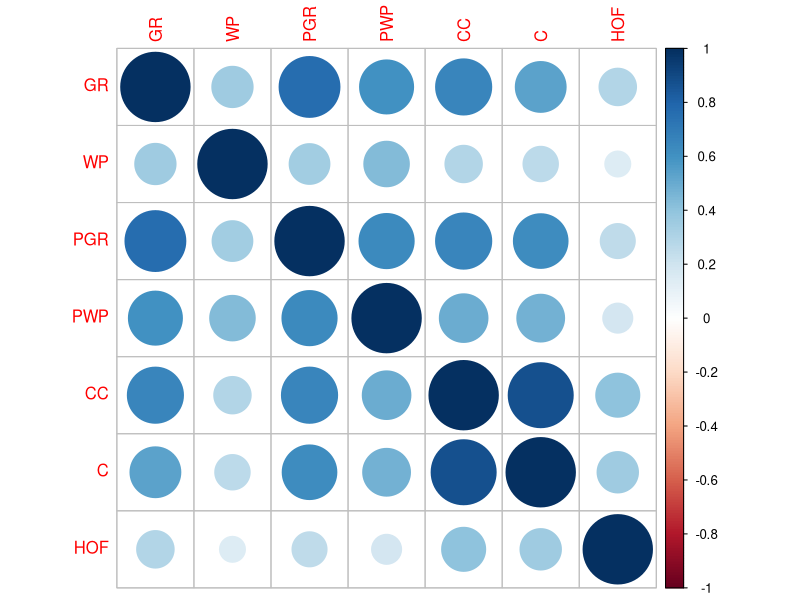
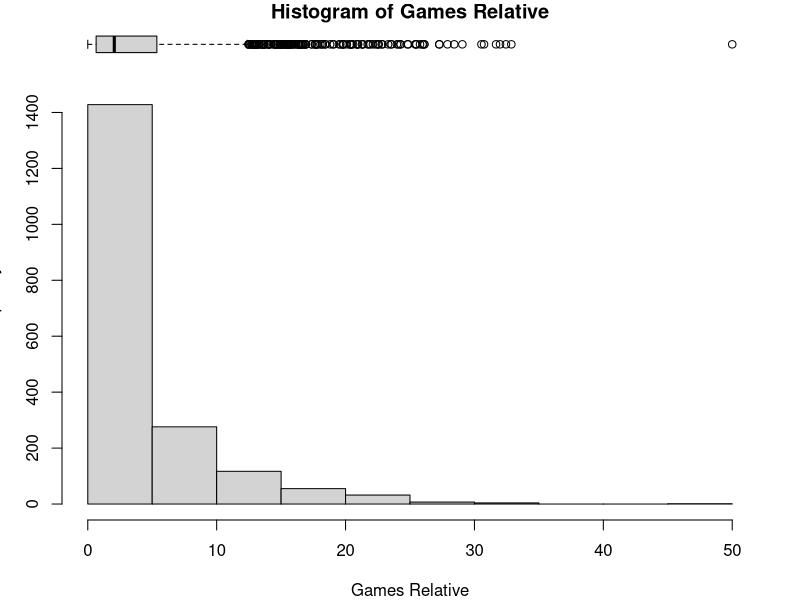
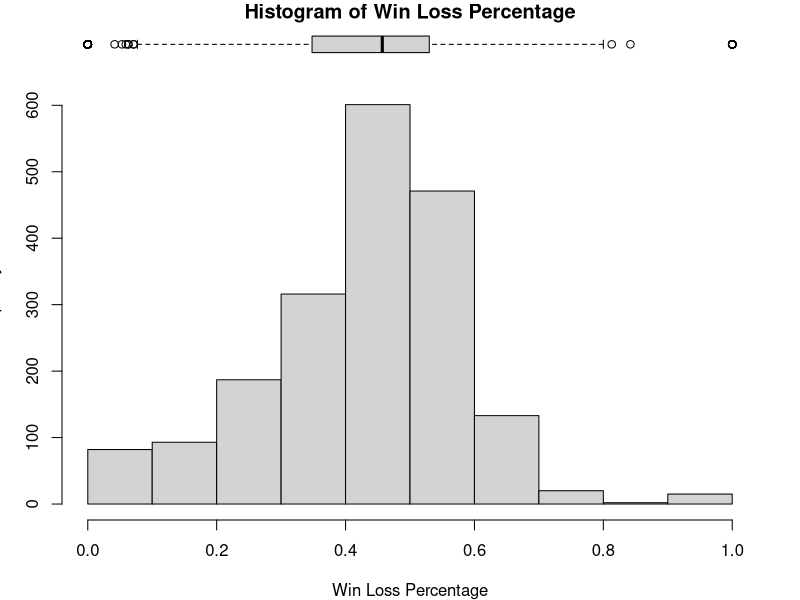
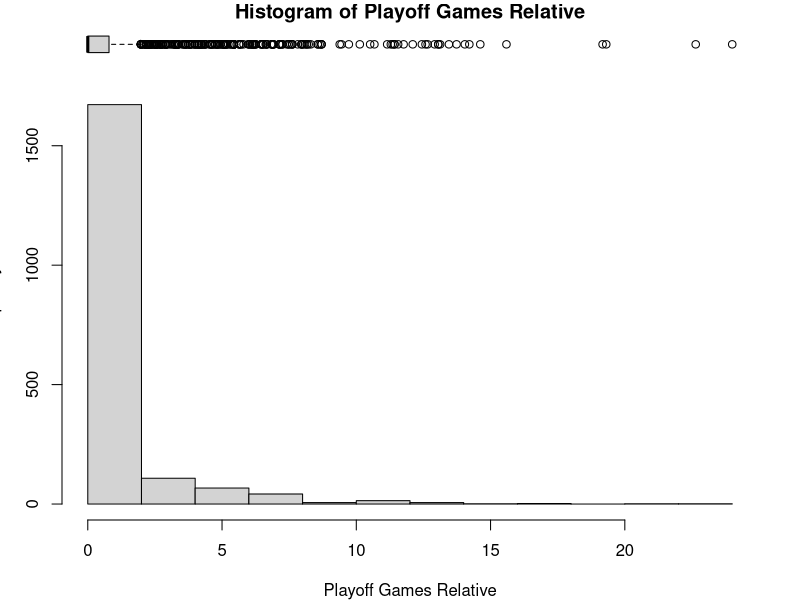
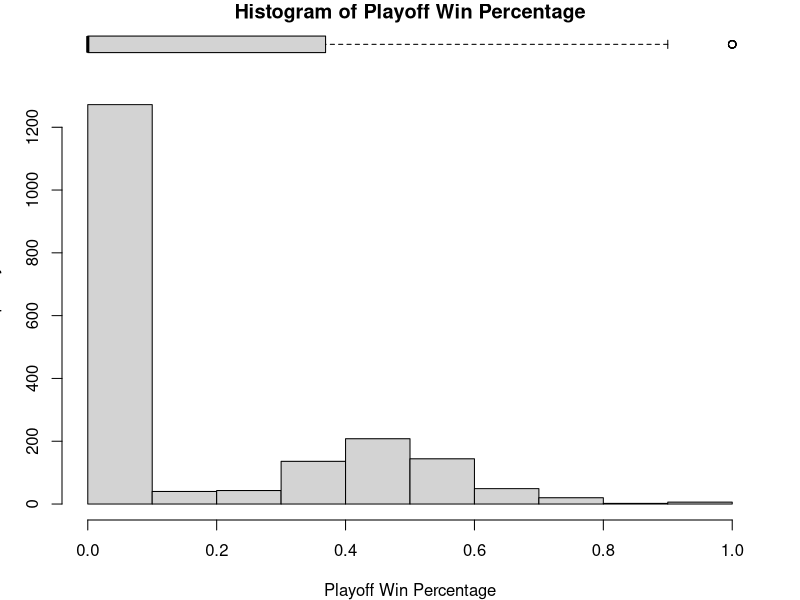
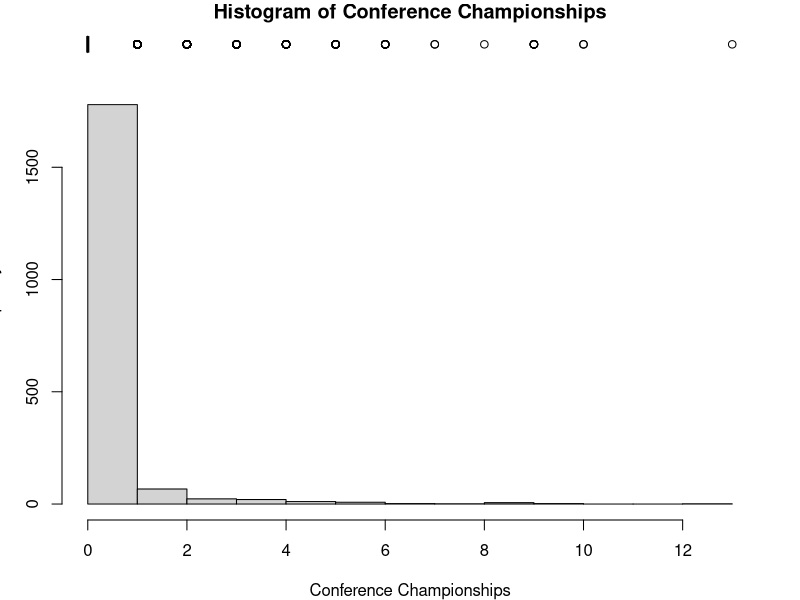
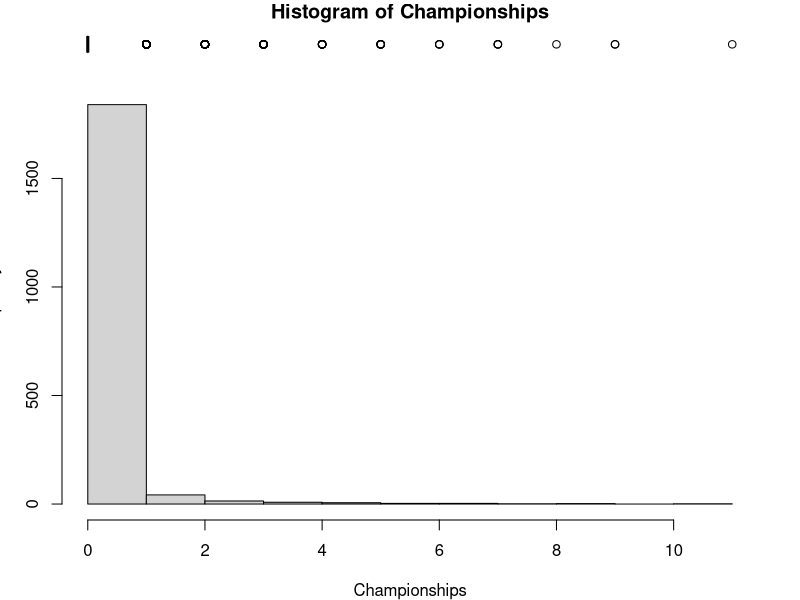

The R source for these figures, in order:
## ---- chunk 1
df <- read.csv('data/all_coaches.csv')
data_dict <- list(
              N='Name',
              GR='Games Relative',
              WP='Win Loss Percentage',
              PGR='Playoff Games Relative',
              PWP='Playoff Win Percentage',
              CC='Conference Championships',
              C='Championships',
              HOF='Hall of Fame',
              S='Sport')
names(df) <- names(data_dict)
# export stats
head(df)
nrow(df) # total coaches
sum(df$HOF==1) # total hall of fame coaches
sum(df$HOF==0) # total non hall of fame coaches
summary(df)
## ---- chunk 2
library(corrplot)
df_num <- Filter(is.numeric,df)
df_corr <- cor(df_num)
corrplot(df_corr)
## ---- chunk 3
fixed_cols <- names(df_num)[names(df_num)!='HOF']
for (col in fixed_cols){
  # gather data
  c_name <- data_dict[[col]]
  data <- df_num[[col]]
  # make plot
  layout(mat = matrix(c(1,2),2,1, byrow=TRUE),  height = c(1,8))
  par(mar=c(0, 3.1, 1.1, 2.1))
  boxplot(data , horizontal=TRUE , xaxt="n", frame=F,main=sprintf('Histogram of %s',c_name))
  par(mar=c(4, 3.1, 1.1, 2.1))
  hist(data,xlab=c_name,main='')
  # print top coaches in this category
  cat(sprintf('Top 10 coaches by %s\n',c_name))
  df_top <- df[order(df[[col]],decreasing=T),] 
  print(df_top[1:10,])}
## ---- chunk 4
head(df[df$GR<1 & df$HOF==1,])
